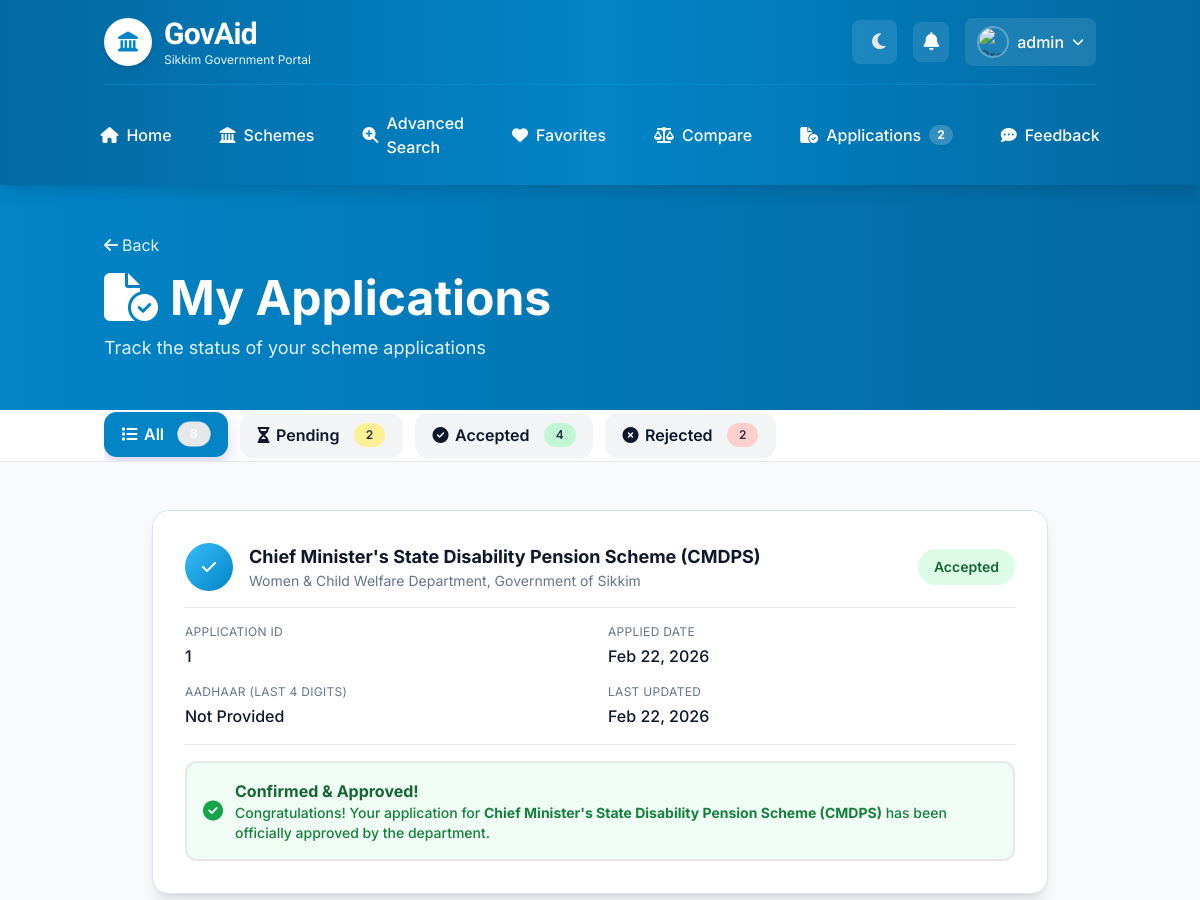
Page /applications/ (signed in, upper part) on the earlier database version.
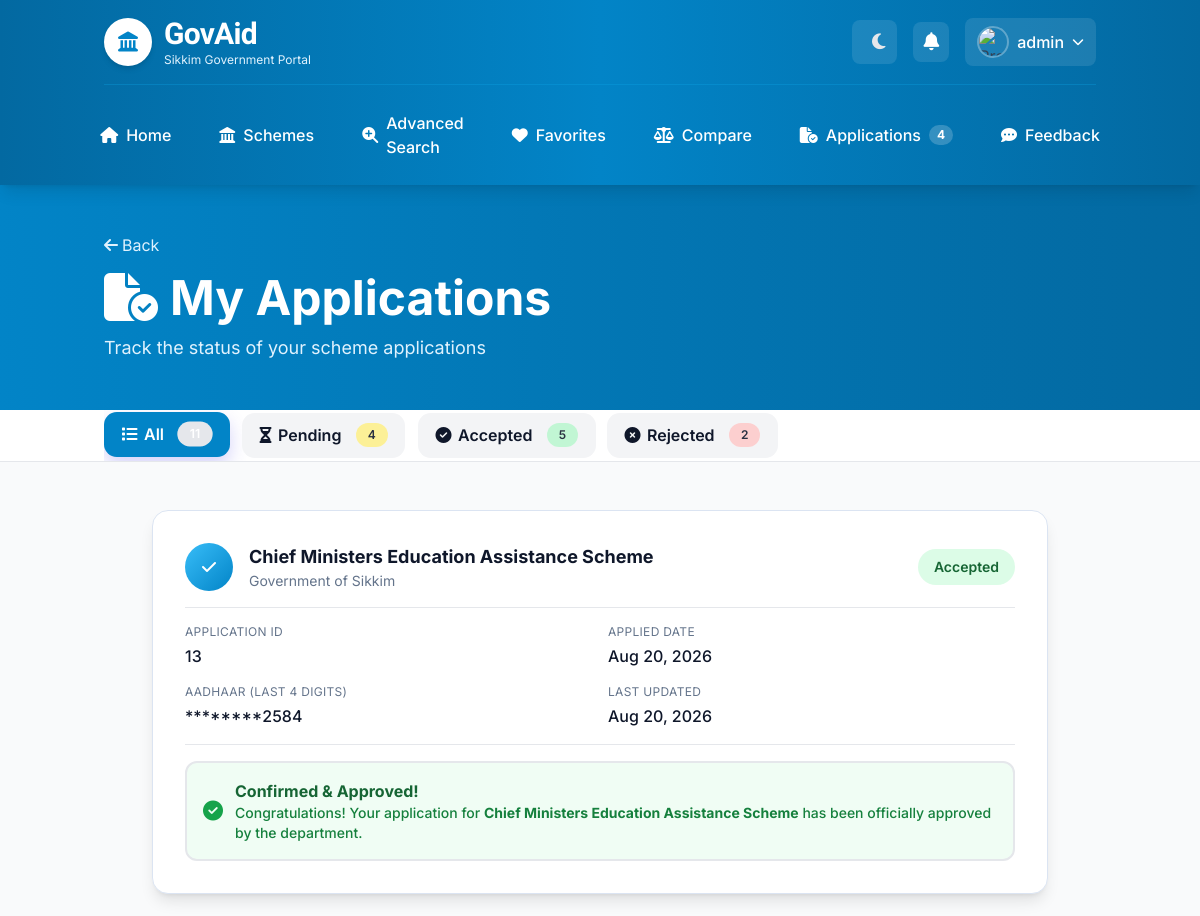
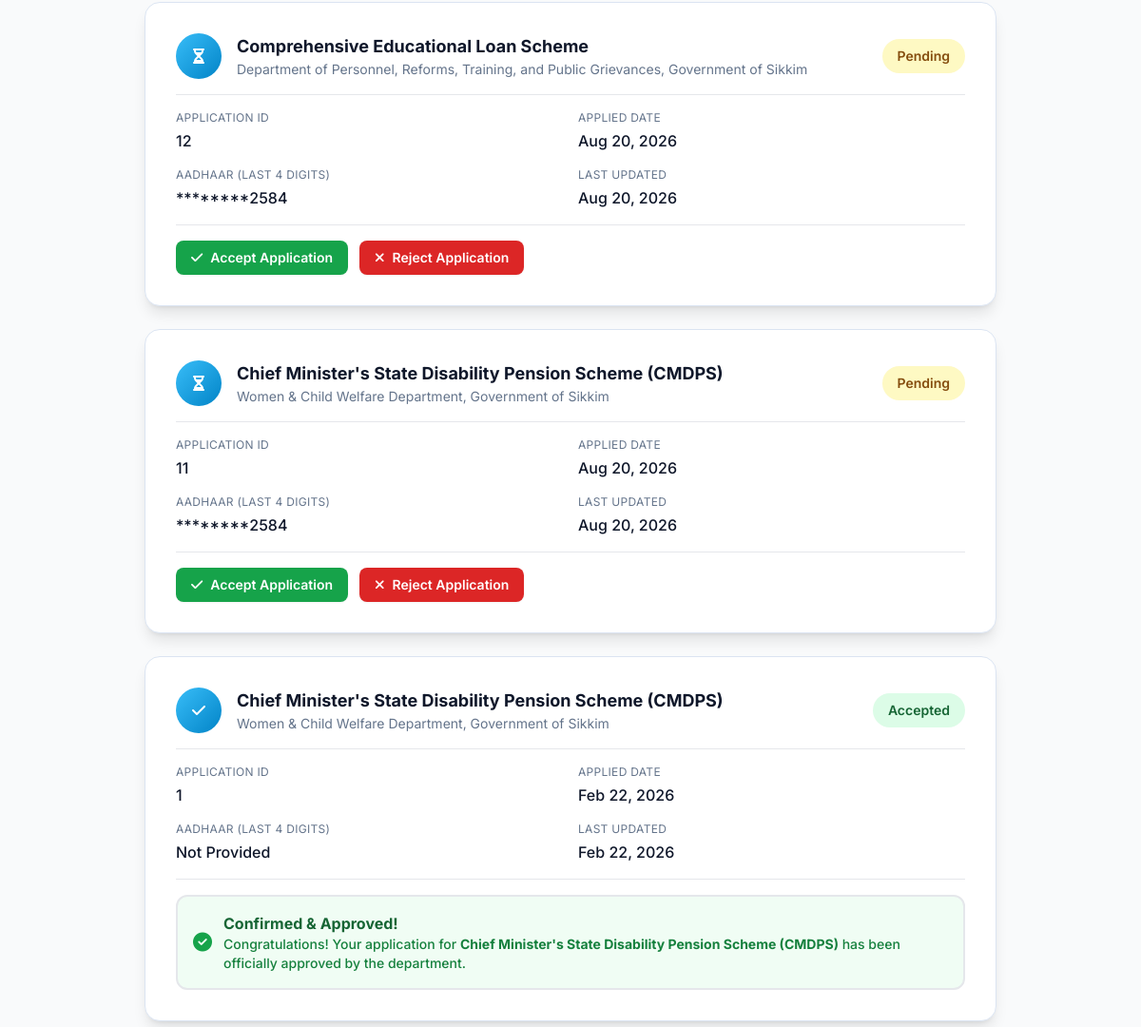
Same page on the later database version (2 pictures, top to bottom).
### schemesapp/models.py (models this page shows, shortened)
class Application(models.Model):
    user = models.ForeignKey(User, on_delete=models.CASCADE, null=True)
    scheme = models.ForeignKey(Scheme, on_delete=models.CASCADE, null=True)
    _aadhaar =models.BinaryField(db_column='aadhaar_encrypted')
    STATUS_CHOICES = [
        ('pending', 'Pending'),
        ('accepted', 'Accepted'),
        ('rejected', 'Rejected'),
    ]
    status = models.CharField(max_length=10, choices=STATUS_CHOICES, default='pending')
    created_at = models.DateTimeField(auto_now_add=True)
    updated_at = models.DateTimeField(auto_now=True)
    @property
    def sensitive_data(self):
        if self._aadhaar:
            try:
                raw_bytes = bytes(self._aadhaar) if not isinstance(self._aadhaar, bytes) else self._aadhaar
                return settings.FERNET.decrypt(raw_bytes).decode()
            except Exception:
                return None
        return None

class Scheme(models.Model):
    CATEGORY_CHOICES = [
        ('education', 'Education'),
        ('health', 'Health'),
        ('agriculture', 'Agriculture'),
        ('business', 'Business'),
        ('social', 'Social Welfare'),
        ('employment', 'Employment'),
        ('infrastructure', 'Infrastructure'),
        ('sports', 'Sports'),
        ('women', 'Women Empowerment'),
        ('other', 'Other'),
    ]
    name = models.CharField(max_length=255)
    slug = models.SlugField(max_length=300, unique=True, blank=True)
    objective = models.TextField()
    benefits = models.TextField()
    agency = models.CharField(max_length=255)
    full_description = models.TextField(blank=True, null=True)
    category = models.CharField(max_length=50, choices=CATEGORY_CHOICES, default='other')
    website = models.URLField(blank=True, null=True)
    contact_email = models.EmailField(blank=True, null=True)
    contact_phone = models.CharField(max_length=20, blank=True, null=True)
    application_deadline = models.DateField(blank=True, null=True)
    created_at = models.DateTimeField(auto_now_add=True, null=True, blank=True)
    updated_at = models.DateTimeField(auto_now=True, null=True, blank=True)
    GENDER_CHOICES = [
    ('M' ,'Male'),
    ('F' ,'Female'),
    ('T', "Transgender")
    ]
    MARITIAL_CHOICES = [
    ('MARRIED' ,'Married'),
    ('NOT MARRIED' ,'Never Married'),
    ('WIDOWED', "Widowed"),
    ('DIVORCEE', "Divorcee")
    ]
    CASTE_CHOICES = [
    ('G' ,'General'),
    ('OBC' ,'Other Backward Caste(OBC)'),
    ('PVTG', "Particularly Vulnarable Tribal Group"),
    ('SC', "Scheduled Class"),
    ('ST', "Scheduled Tribe")
    ]
    gender= models.CharField(max_length=50, choices=GENDER_CHOICES, blank=True, null=True)
    min_age = models.IntegerField(blank=True, null=True)
    max_age = models.IntegerField(blank=True, null=True)
    maritial_status = models.CharField(max_length=50, choices=MARITIAL_CHOICES, blank=True, null=True)
    location = models.CharField(max_length=100, choices=[('rural', "Rural"),('urban', "Urban")], blank=True, null=True)
    caste = models.CharField(max_length=100, choices=CASTE_CHOICES, blank=True, null=True)
    disability = models.BooleanField(blank=True, null=True, default=None)
    minority = models.BooleanField(blank=True, null=True, default=None)
    below_poverty_line = models.BooleanField(blank=True, null=True, default=None)
    max_income = models.PositiveIntegerField(blank=True, null=True, default=None)

### schemesapp/views.py (the view)
# urls.py: path('applications/', views.applications_view, name='all_applications'),
@login_required
def applications_view(request):
    is_emp = is_employee(request.user) or request.user.is_superuser
    status_filter = request.GET.get('status', 'all')
    if is_emp:
        base_qs = Application.objects.all().select_related('user', 'scheme')
    else:
        base_qs = Application.objects.filter(user=request.user).select_related('scheme')
    if status_filter == 'pending':
        applications = base_qs.filter(status='pending')
    elif status_filter == 'accepted':
        applications = base_qs.filter(status='accepted')
    elif status_filter == 'rejected':
        applications = base_qs.filter(status='rejected')
    else:
        applications = base_qs
    context = {
        'applications': applications.order_by('-created_at'),
        'current_filter': status_filter,
        'is_employee': is_emp,
        'total_count': base_qs.count(),
        'pending_count': base_qs.filter(status='pending').count(),
        'accepted_count': base_qs.filter(status='accepted').count(),
        'rejected_count': base_qs.filter(status='rejected').count(),
    }
    return render(request, 'view_applications.html', context)

### schemesapp/context_processors.py (called while the page is built, shortened)
def global_user_context(request):
    is_emp = request.user.is_superuser or request.user.groups.filter(name='Employee').exists()
    notifications = Notification.objects.filter(user=request.user, is_read=False).order_by('-created_at')[:8]
    unread_count = Notification.objects.filter(user=request.user, is_read=False).count()
    if is_emp:
        apps_count = Application.objects.filter(status='pending').count()
    else:
        apps_count = Application.objects.filter(user=request.user).count()
    return {
        'notifications': notifications,
        'unread_notifications_count': unread_count,
        'user_applications_count': apps_count,
        'user_is_employee': is_emp,
    }

### schemesapp/templatetags/group_filters.py (called while the page is built)
@register.filter(name='has_group')
def has_group(user, group_name):
    return user.groups.filter(name=group_name).exists()

### schemesapp/views.py (called while the page is built)
def is_employee(user):
    return user.groups.filter(name='Employee').exists()

### schemesapp/templates/view_applications.html (shortened to what the changed rows need)
{% extends "base.html" %}
{% load static %}
{% block content %}
<section
  class="bg-gradient-to-r from-primary-600 to-primary-700 dark:from-gray-800 dark:to-gray-900 py-12 animate-fade-in-down"
>
  <div class="container mx-auto px-4">
    <h1 class="text-4xl md:text-5xl font-bold text-white mb-3">
      <i class="fas fa-file-circle-check mr-3"></i>My Applications
    </h1>
  </div>
</section>
<section
  class="bg-white dark:bg-gray-800 border-b border-gray-200 dark:border-gray-700"
>
  <div class="container mx-auto px-4">
    <div
      class="status-tabs py-4"
      role="tablist"
      aria-label="Application status filters"
    >
      <a
        href="?status=all"
        class="status-tab {% if current_filter == 'all' %}status-tab-active bg-primary-600 text-white{% else %}status-tab-idle bg-gray-100 dark:bg-gray-700 text-gray-900 dark:text-gray-300 hover:bg-gray-200 dark:hover:bg-gray-600{% endif %} transition-colors"
        role="tab"
        aria-selected="{% if current_filter == 'all' %}true{% else %}false{% endif %}"
      >
        <i class="fas fa-list"></i>All
        <span
          class="status-count ml-2 px-3 py-1 bg-gray-200 dark:bg-gray-600 rounded-full text-xs"
          >{{ total_count }}</span
        >
      </a>
      <a
        href="?status=pending"
        class="status-tab {% if current_filter == 'pending' %}status-tab-active bg-yellow-600 text-white{% else %}status-tab-idle bg-gray-100 dark:bg-gray-700 text-gray-900 dark:text-gray-300 hover:bg-gray-200 dark:hover:bg-gray-600{% endif %} transition-colors"
        role="tab"
        aria-selected="{% if current_filter == 'pending' %}true{% else %}false{% endif %}"
      >
        <i class="fas fa-hourglass-half"></i>Pending
        <span
          class="status-count ml-2 px-3 py-1 bg-yellow-200 dark:bg-yellow-900/40 rounded-full text-xs"
          >{{ pending_count }}</span
        >
      </a>
      <a
        href="?status=accepted"
        class="status-tab {% if current_filter == 'accepted' %}status-tab-active bg-green-600 text-white{% else %}status-tab-idle bg-gray-100 dark:bg-gray-700 text-gray-900 dark:text-gray-300 hover:bg-gray-200 dark:hover:bg-gray-600{% endif %} transition-colors"
        role="tab"
        aria-selected="{% if current_filter == 'accepted' %}true{% else %}false{% endif %}"
      >
        <i class="fas fa-check-circle"></i>Accepted
        <span
          class="status-count ml-2 px-3 py-1 bg-green-200 dark:bg-green-900/40 rounded-full text-xs"
          >{{ accepted_count }}</span
        >
      </a>
    </div>
  </div>
</section>
<section class="py-12 bg-gray-50 dark:bg-gray-900">
  <div class="container mx-auto px-4">
    {% if applications %}
    <div class="space-y-6 max-w-4xl mx-auto">
      {% for app in applications %}
      <div class="card p-6 md:p-8 hover:shadow-lg transition-all">
        <div
          class="flex items-center justify-between mb-4 pb-4 border-b border-gray-200 dark:border-gray-700"
        >
          <div class="flex items-center gap-4">
            <div
              class="w-12 h-12 bg-gradient-to-br from-primary-400 to-primary-600 rounded-full flex items-center justify-center text-white"
            >
              {% if app.status == 'pending' %}
              <i class="fas fa-hourglass-half"></i>
              {% elif app.status == 'accepted' %}
              <i class="fas fa-check"></i>
              {% else %}
              <i class="fas fa-times"></i>
              {% endif %}
            </div>
            <div>
              <h3 class="text-lg font-bold text-gray-900 dark:text-white">
                {{ app.scheme.name }}
              </h3>
              <p class="text-sm text-gray-500 dark:text-gray-400">
                {{ app.scheme.agency }}
              </p>
            </div>
          </div>
          <span
            class="px-4 py-2 rounded-full font-semibold text-sm {% if app.status == 'pending' %}bg-yellow-100 dark:bg-yellow-900/30 text-yellow-800 dark:text-yellow-200{% elif app.status == 'accepted' %}bg-green-100 dark:bg-green-900/30 text-green-800 dark:text-green-200{% else %}bg-red-100 dark:bg-red-900/30 text-red-800 dark:text-red-200{% endif %}"
          >
            {{ app.status|capfirst }}
          </span>
        </div>
        <div class="grid grid-cols-1 md:grid-cols-2 gap-4 mb-4">
          <div>
            <p
              class="text-xs text-gray-500 dark:text-gray-400 uppercase tracking-wide mb-1"
            >
              Application ID
            </p>
            <p class="font-medium text-gray-900 dark:text-white">
              {{ app.id }}
            </p>
          </div>
          <div>
            <p
              class="text-xs text-gray-500 dark:text-gray-400 uppercase tracking-wide mb-1"
            >
              Applied Date
            </p>
            <p class="font-medium text-gray-900 dark:text-white">
              {{ app.created_at|date:"M d, Y" }}
            </p>
          </div>
          <div>
            <p
              class="text-xs text-gray-500 dark:text-gray-400 uppercase tracking-wide mb-1"
            >
              Aadhaar (Last 4 digits)
            </p>
            <p class="font-medium text-gray-900 dark:text-white">
              {% if app.sensitive_data %}
                ********{{ app.sensitive_data|slice:"-4:" }}
              {% else %}
                Not Provided
              {% endif %}
            </p>
          </div>
          <div>
            <p
              class="text-xs text-gray-500 dark:text-gray-400 uppercase tracking-wide mb-1"
            >
              Last Updated
            </p>
            <p class="font-medium text-gray-900 dark:text-white">
              {{ app.updated_at|date:"M d, Y" }}
            </p>
          </div>
        </div>
        {% if app.status == 'pending' %}
          {% if is_employee %}
          <div
            class="flex gap-3 pt-4 border-t border-gray-200 dark:border-gray-700"
          >
            <form
              method="post"
              action="{% url 'accept_application' app.id %}"
              style="display: inline"
            >
              <button
                type="submit"
                class="px-4 py-2 bg-green-600 hover:bg-green-700 text-white rounded-lg transition-colors flex items-center gap-2 text-sm font-semibold shadow-sm"
              >
                <i class="fas fa-check"></i> Accept Application
              </button>
            </form>
            <form
              method="post"
              action="{% url 'reject_application' app.id %}"
              style="display: inline"
            >
              <button
                type="submit"
                class="px-4 py-2 bg-red-600 hover:bg-red-700 text-white rounded-lg transition-colors flex items-center gap-2 text-sm font-semibold shadow-sm"
              >
                <i class="fas fa-times"></i> Reject Application
              </button>
            </form>
          </div>
          {% endif %}
        {% elif app.status == 'accepted' %}
        <div class="pt-4 border-t border-gray-200 dark:border-gray-700">
          <div class="flex items-center gap-3 p-4 bg-green-50 dark:bg-green-900/25 border-2 border-green-300 dark:border-green-700 rounded-xl text-green-900 dark:text-green-100 text-sm font-medium">
            <i class="fas fa-circle-check text-green-600 dark:text-green-400 text-xl flex-shrink-0"></i>
            <div>
              <p class="font-bold text-base text-green-800 dark:text-green-200 mb-0.5">Confirmed & Approved!</p>
              <p class="text-green-700 dark:text-green-300 text-xs md:text-sm">Congratulations! Your application for <strong>{{ app.scheme.name }}</strong> has been officially approved by the department.</p>
            </div>
          </div>
        </div>
        {% endif %}
      </div>
      {% endfor %}
    </div>
    {% endif %}
  </div>
</section>
{% endblock %}

### templates/base.html (shortened to what the changed rows need)
{% load static %} {% load group_filters %}
<!doctype html>
<html lang="en" class="scroll-smooth">
  <head>
    <link
      rel="stylesheet"
      href="https://cdnjs.cloudflare.com/ajax/libs/font-awesome/6.5.0/css/all.min.css"
    />
    <link rel="stylesheet" href="{% static 'css/output.css' %}" />
  </head>
  <body class="min-h-screen flex flex-col">
    <header
      class="bg-gradient-to-r from-primary-700 via-primary-600 to-primary-700 dark:from-gray-800 dark:via-gray-900 dark:to-gray-800 shadow-lg sticky top-0 z-50 transition-all duration-300"
    >
      <div class="container mx-auto px-4">
        <nav
          class="hidden lg:flex items-center justify-center space-x-2 py-4"
          role="navigation"
          aria-label="Main Navigation"
        >
          {% if user.is_authenticated %}
          <a
            href="{% url 'all_applications' %}"
            class="flex items-center space-x-2 px-5 py-2.5 text-white hover:bg-white/20 dark:hover:bg-gray-700 rounded-lg transition-all duration-200 group focus-outline"
          >
            <i
              class="fas fa-file-circle-check group-hover:scale-110 transition-transform duration-200"
            ></i>
            <span class="font-medium">{% if user_is_employee %}Applications{% else %}My Applications{% endif %}</span>
            {% if user_applications_count > 0 %}
            <span class="ml-1 px-2 py-0.5 text-xs rounded-full bg-white/20 text-white font-bold">
              {{ user_applications_count }}
            </span>
            {% endif %}
          </a>
          {% endif %}
        </nav>
      </div>
    </header>
    <main class="flex-1">{% block content %}{% endblock %}</main>
  </body>
</html>

Differences in the rows shown:
added Application: scheme.name "Chief Ministers Education Assistance Scheme", scheme.agency "Government of Sikkim", status "Accepted", id "13", created_at "Aug 20, 2026", sensitive_data "2584", updated_at "Aug 20, 2026"
added Application: scheme.name "Comprehensive Educational Loan Scheme", scheme.agency "Department of Personnel, Reforms, Training, and Public Grievances, Government of Sikkim", status "Pending", id "12", created_at "Aug 20, 2026", sensitive_data "2584", updated_at "Aug 20, 2026", shows "Accept Application"
added Application: scheme.name "Chief Minister's State Disability Pension Scheme (CMDPS)", scheme.agency "Women & Child Welfare Department, Government of Sikkim", status "Pending", id "11", created_at "Aug 20, 2026", sensitive_data "2584", updated_at "Aug 20, 2026", shows "Accept Application"
Other differences:
{{ user_applications_count }}: "2" → "4"
{{ total_count }}: "8" → "11"
{{ pending_count }}: "2" → "4"
{{ accepted_count }}: "4" → "5"
